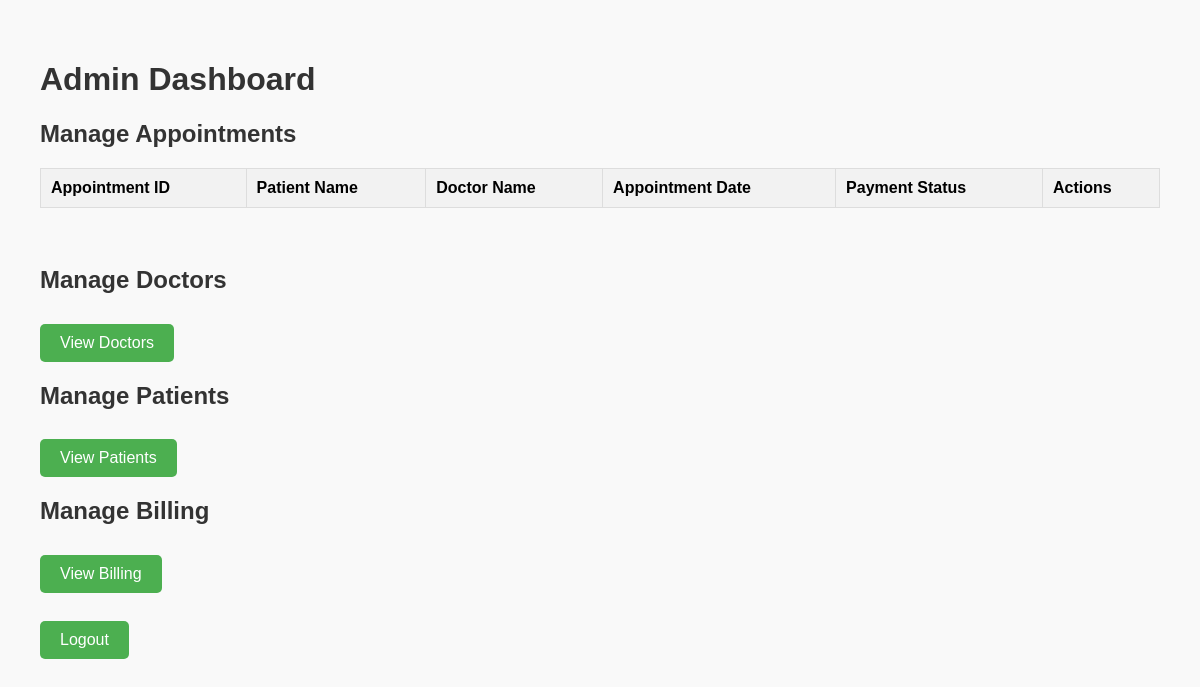
/admin_dashboard (signed in), run on an earlier commit of the app's database.
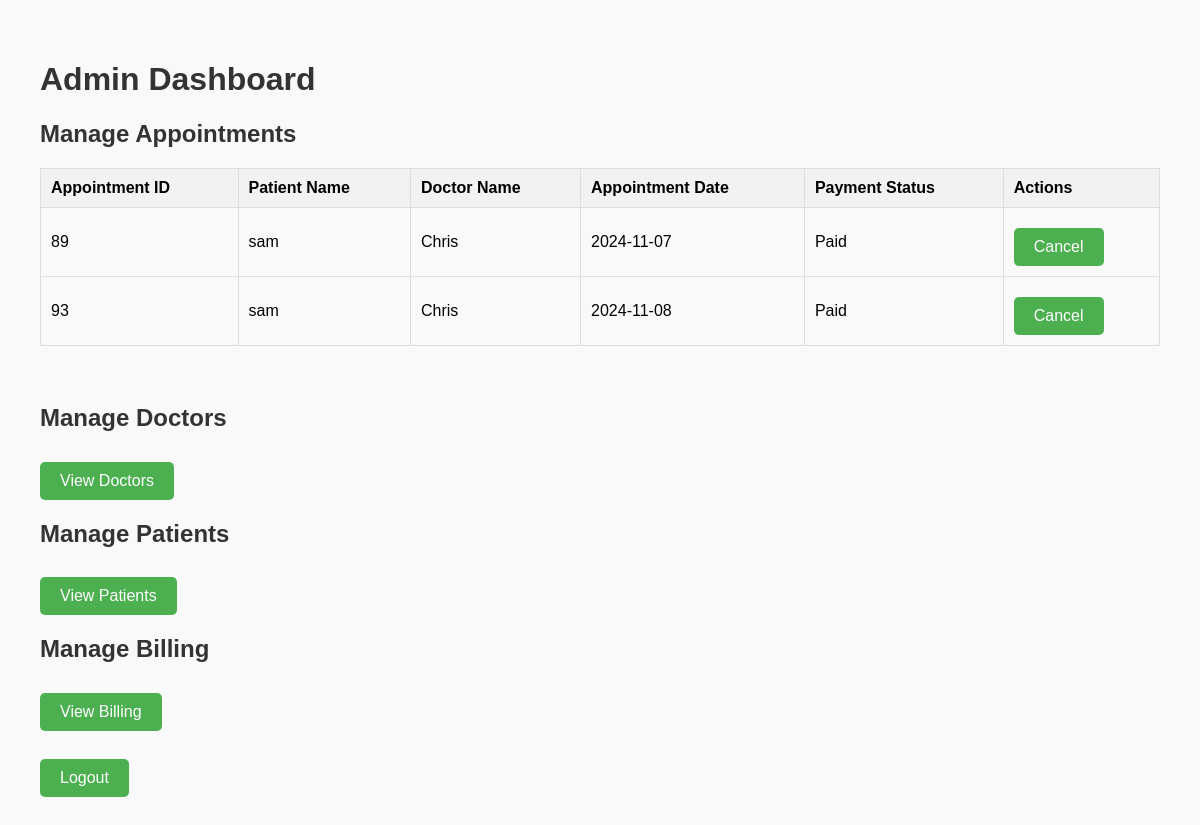
And on a later commit of the database.
### tables this page shows
CREATE TABLE appointments (
                    id INTEGER PRIMARY KEY AUTOINCREMENT,
                    patient_id INTEGER,
                    doctor_id INTEGER,
                    appointment_date TEXT NOT NULL, canceled_by_doctor BOOLEAN DEFAULT 0,
                    FOREIGN KEY (patient_id) REFERENCES patients (id),
                    FOREIGN KEY (doctor_id) REFERENCES doctors (id)
                );

CREATE TABLE patients (
                    id INTEGER PRIMARY KEY AUTOINCREMENT,
                    name TEXT NOT NULL,
                    loginid TEXT UNIQUE NOT NULL,
                    password TEXT NOT NULL,
                    age INTEGER NOT NULL,
                    gender TEXT NOT NULL,
                    email TEXT NOT NULL
                );

CREATE TABLE doctors (
                    id INTEGER PRIMARY KEY AUTOINCREMENT,
                    name TEXT NOT NULL,
                    specialization TEXT NOT NULL,
                    loginid TEXT UNIQUE NOT NULL,
                    password TEXT NOT NULL,
                    email TEXT NOT NULL
                );

### app.py (the view)
@app.route('/admin_dashboard')
def admin_dashboard():
    if 'admin_id' not in session:
        return redirect(url_for('admin_login'))
    appointments = query_db('''
        SELECT a.id AS appointment_id,
               p.name AS patient_name,
               d.name AS doctor_name,
               a.appointment_date,
               COALESCE(b.payment_status, 'Pending') AS payment_status,
               b.id AS billing_id
        FROM appointments a
        JOIN patients p ON a.patient_id = p.id
        JOIN doctors d ON a.doctor_id = d.id
        LEFT JOIN billing b ON a.patient_id = b.patient_id AND a.doctor_id = b.doctor_id
        ORDER BY a.appointment_date
    ''')
    return render_template('admin_dashboard.html', appointments=appointments)

### db_helpers.py (called while the page is built)
def get_db_connection():
    conn = sqlite3.connect('hospital_management.db')
    conn.row_factory = sqlite3.Row
    conn.execute("PRAGMA foreign_keys = ON")  # Enable foreign keys
    return conn

def query_db(query, args=(), one=False):
    conn = get_db_connection()  # Make sure you're getting the connection here
    cur = conn.execute(query, args)
    rv = [dict(row) for row in cur.fetchall()]
    cur.close()
    return (rv[0] if rv else None) if one else rv

### templates/admin_dashboard.html (shortened to what this page needs)
<!DOCTYPE html>
<html lang="en">
<head>
</head>
<body>
{% block content %}
    <h1>Admin Dashboard</h1>
    <h2>Manage Appointments</h2>
    <table>
        <thead>
            <tr>
                <th>Appointment ID</th>
                <th>Patient Name</th>
                <th>Doctor Name</th>
                <th>Appointment Date</th>
                <th>Payment Status</th>
                <th>Actions</th>
            </tr>
        </thead>
        <tbody>
            {% for appointment in appointments %}
            <tr>
                <td>{{ appointment.appointment_id }}</td>
                <td>{{ appointment.patient_name }}</td>
                <td>{{ appointment.doctor_name }}</td>
                <td>{{ appointment.appointment_date }}</td>
                <td>{{ appointment.payment_status }}</td>
                <td>
                    <a href="{{ url_for('delete_appointment', appointment_id=appointment.appointment_id) }}">Cancel</a>
                </td>
            </tr>
            {% endfor %}
        </tbody>
    </table>
    <br>
    <h2>Manage Doctors</h2>
    <a href="{{ url_for('view_doctors') }}">View Doctors</a>
    <h2>Manage Patients</h2>
    <a href="{{ url_for('view_patients') }}">View Patients</a>
    <h2>Manage Billing</h2>
    <a href="{{ url_for('admin_view_billing') }}">View Billing</a>
    <br><br>
    <a href="{{ url_for('admin_logout') }}">Logout</a>
{% endblock %}
</body>
</html>

### templates/admin_dashboard.html (style rules this page uses)
body { font-family: Arial, sans-serif; margin: 20px; padding: 20px; background-color: #f9f9f9; }
h1, h2 { color: #333; }
table { width: 100%; border-collapse: collapse; margin-bottom: 20px; }
table, th, td { border: 1px solid #ddd; padding: 10px; text-align: left; }
th { background-color: #f2f2f2; font-weight: bold; }
tr:nth-child(even) { background-color: #f9f9f9; }
button, a { background-color: #4CAF50; color: white; padding: 10px 20px; text-align: center; text-decoration: none; display: inline-block; border-radius: 5px; margin-top: 10px; transition: background-color 0.3s; }

What changed in the data, as far as the page shows it:
added appointments: appointment_id "89", patient_name "sam", doctor_name "Chris", appointment_date "2024-11-07", payment_status "Paid"
added appointments: appointment_id "93", patient_name "sam", doctor_name "Chris", appointment_date "2024-11-08", payment_status "Paid"
